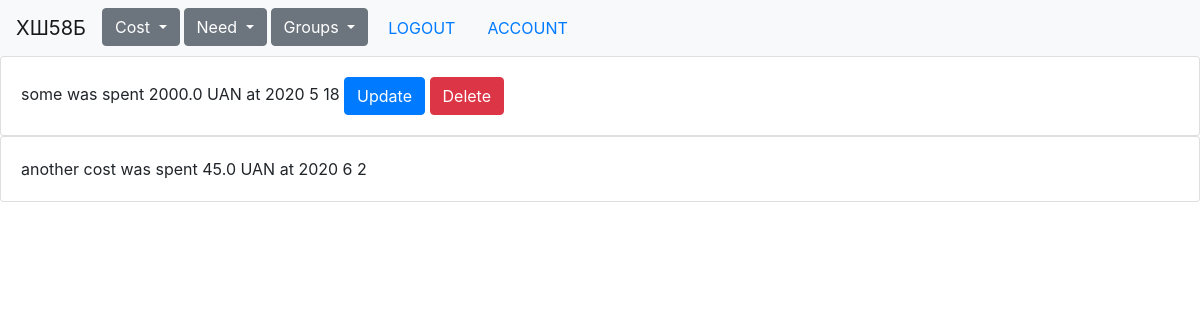
The page / (signed in) on the database its author committed.
### main_app/models.py (models this page shows, shortened)
class Costs(db.Model):
    __tablename__ = "costs"
    id = db.Column(db.Integer, primary_key=True)
    cost_title = db.Column(db.String(128), nullable=False)
    spent_money = db.Column(db.Float, nullable=False)
    who_spent = db.Column(db.Integer, db.ForeignKey('users.id'), nullable=False)
    purchase_time = db.Column(db.DateTime, default=datetime.now())
    group_id = db.Column(db.Integer, db.ForeignKey('groups.id'), nullable=False)
    def __repr__(self):
        return f"{self.cost_title} was spent {self.spent_money} UAN " \
               f"at {self.purchase_time.year} {self.purchase_time.month} {self.purchase_time.day}  "

### main_app/core/views.py (the view)
@core.route('/')
def index():
    if current_user.is_authenticated:
        groups = CostGroup.query.filter_by(user_id=current_user.id).all()
        costs = Costs.query.all()
        return render_template('index.html', groups=groups, costs=costs)
    return render_template('index.html')

### main_app/core/__init__.py (called while the page is built)
@core.app_context_processor
def inject_permissions():
    return dict(Permission=Permission)

### main_app/costs/__init__.py (called while the page is built)
@costs.app_context_processor
def inject_permissions():
    return dict(Permission=Permission)

### main_app/groups/__init__.py (called while the page is built)
@groups.app_context_processor
def inject_permissions():
    return dict(Permission=Permission)

### main_app/models.py (called while the page is built)
@login_manager.user_loader
def load_user(user_id):
    return User.query.get(user_id)

### main_app/needs/__init__.py (called while the page is built)
@needs.app_context_processor
def inject_permissions():
    return dict(Permission=Permission)

### main_app/users/__init__.py (called while the page is built)
@users.app_context_processor
def inject_permissions():
    return dict(Permission=Permission)

### main_app/users/views.py (called while the page is built)
@users.before_app_request
def before_request():
    if current_user.is_authenticated:
        if not current_user.confirmed \
                and request.endpoint \
                and request.endpoint[:6] != 'users.' \
                and request.endpoint != 'users.confirm':
            return redirect(url_for('users.unconfirmed'))

### main_app/templates/index.html
{% extends "base.html" %}
{% block content %}
    {% for g in groups %}
        {% for c in costs %}
            {% if c.group_id == g.group_id %}
                <div class="card">
                    <div class="card-body">
                        {{ c }}
                        {% if c.who_spent == current_user.id %}
                        <a class="btn btn-primary" href="{{ url_for('costs.update', updated_cost_id=c.id ) }}" role="button">Update</a>
                        <a class="btn btn-danger" href="{{url_for('costs.delete', deleted_cost_id=c.id)}}" role="button">Delete</a>
                         {% endif %}
                  </div>
            </div>
            {% endif %}
            {% endfor %}
      {% endfor %}
{% endblock %}

### rows shown on the page
Costs: cost_title+spent_money+purchase_time "some was spent 2000.0 UAN at 2020 5 18"
Costs: cost_title+spent_money+purchase_time "another cost was spent 45.0 UAN at 2020 6 2"
